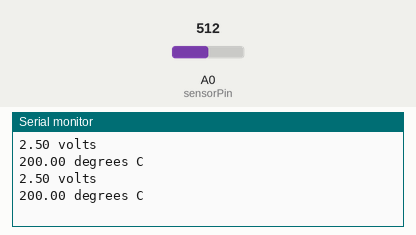
Recording of a sketch running on a simulated Arduino Uno, built with avr-gcc and run on an emulated ATmega328P. On the bench: the last lines printed to the serial monitor. The test bench sets the inputs (shaded band); at power-on: A0 (sensorPin) = 512.

Above: at 1.8 s.
1.9 s: A0 (sensorPin) set to 716
At 2.8 s:
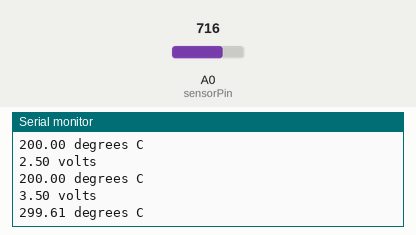
3.4 s: A0 (sensorPin) set to 900
At 4.7 s:
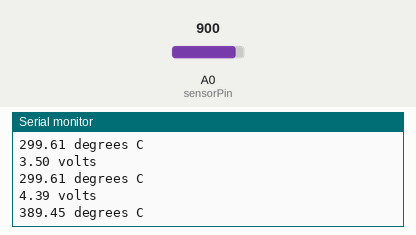
Timing chart, 0 to 6.4 s (numbered marks = the images above; inputs shaded):
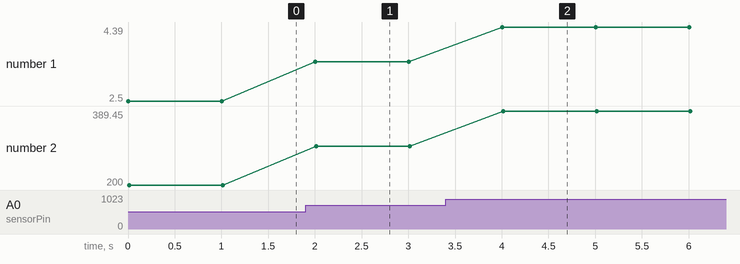

Measured:
- after the input at 1.9 s, the serial monitor: prints a new line after 0.10 s (image 1)
- after the input at 3.4 s, the serial monitor: prints a new line after 0.60 s (image 2)
- plotted number 1: 2.5 → 3.5 after the input at 1.9 s, 3.5 → 4.39 after the input at 3.4 s
- plotted number 2: 200 → 299.61 after the input at 1.9 s, 299.61 → 389.45 after the input at 3.4 s

The sketch:

temperature.ino
```cpp
// Sensor pin
int sensorPin = 0;

void setup()
{

  // Start Serial connection
  Serial.begin(9600);
}

void loop()
{

 // Read data from sensor pin
 int reading = analogRead(sensorPin);

 // Convert to voltage
 float voltage = reading * 5.0;
 voltage /= 1024.0;

 // Print voltage
 Serial.print(voltage); Serial.println(" volts");

 // Print temprature
 float temperatureC = (voltage - 0.5) * 100 ;
 Serial.print(temperatureC); Serial.println(" degrees C");

 // Wait a second
 delay(1000);

}
```
